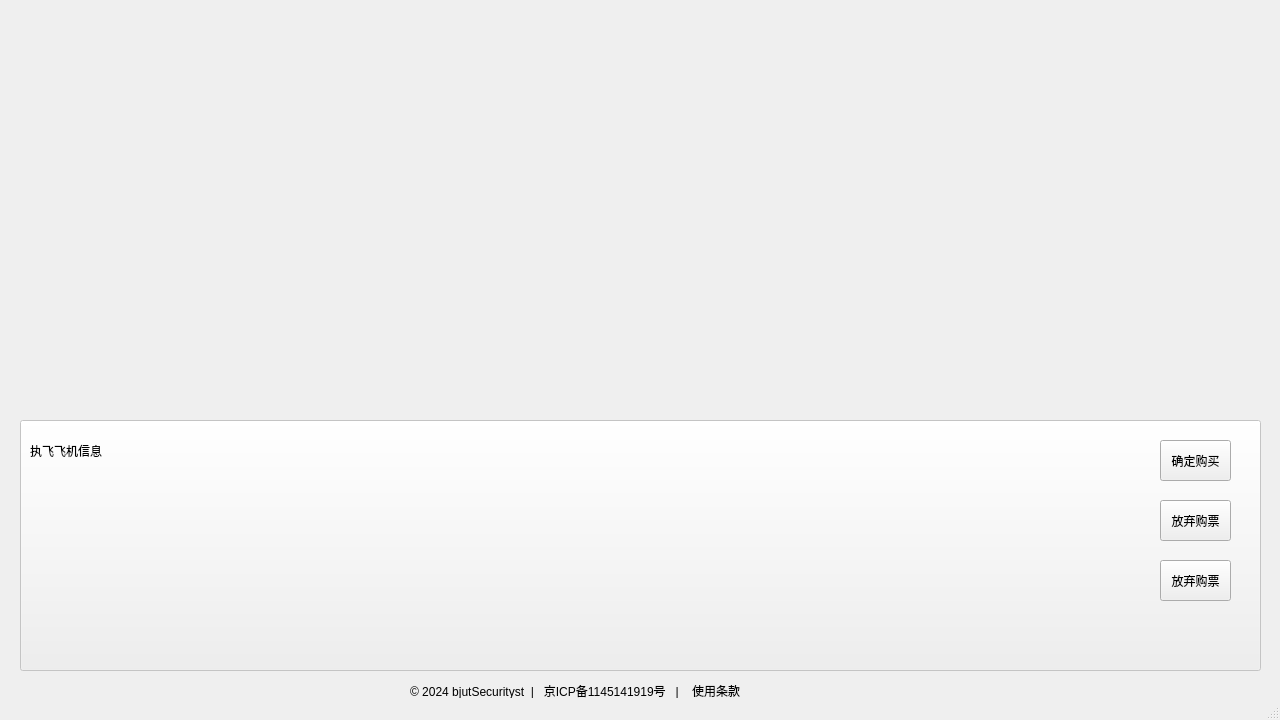
<?xml version="1.0" encoding="UTF-8"?>
<ui version="4.0">
 <class>ticketWindow</class>
 <widget class="QMainWindow" name="ticketWindow">
  <property name="geometry">
   <rect>
    <x>0</x>
    <y>0</y>
    <width>1280</width>
    <height>720</height>
   </rect>
  </property>
  <property name="minimumSize">
   <size>
    <width>1280</width>
    <height>720</height>
   </size>
  </property>
  <property name="maximumSize">
   <size>
    <width>1280</width>
    <height>720</height>
   </size>
  </property>
  <property name="windowTitle">
   <string>订购机票</string>
  </property>
  <property name="windowIcon">
   <iconset resource="ApplicationIcon.qrc">
    <normaloff>:/ApplicationIcon.png</normaloff>:/ApplicationIcon.png</iconset>
  </property>
  <widget class="QWidget" name="centralwidget">
   <widget class="QLabel" name="label">
    <property name="geometry">
     <rect>
      <x>300</x>
      <y>420</y>
      <width>831</width>
      <height>251</height>
     </rect>
    </property>
    <property name="sizePolicy">
     <sizepolicy hsizetype="Ignored" vsizetype="Ignored">
      <horstretch>0</horstretch>
      <verstretch>0</verstretch>
     </sizepolicy>
    </property>
    <property name="text">
     <string/>
    </property>
    <property name="scaledContents">
     <bool>true</bool>
    </property>
   </widget>
   <widget class="QWidget" name="verticalLayoutWidget">
    <property name="geometry">
     <rect>
      <x>140</x>
      <y>430</y>
      <width>171</width>
      <height>241</height>
     </rect>
    </property>
    <layout class="QVBoxLayout" name="verticalLayout"/>
   </widget>
   <widget class="QLabel" name="label_2">
    <property name="geometry">
     <rect>
      <x>30</x>
      <y>430</y>
      <width>101</width>
      <height>41</height>
     </rect>
    </property>
    <property name="styleSheet">
     <string notr="true">font: 12pt &quot;Microsoft YaHei UI&quot;;</string>
    </property>
    <property name="text">
     <string>执飞飞机信息</string>
    </property>
   </widget>
   <widget class="QWidget" name="verticalLayoutWidget_2">
    <property name="geometry">
     <rect>
      <x>29</x>
      <y>9</y>
      <width>1221</width>
      <height>411</height>
     </rect>
    </property>
    <layout class="QVBoxLayout" name="verticalLayout_2">
     <property name="spacing">
      <number>2</number>
     </property>
     <property name="sizeConstraint">
      <enum>QLayout::SizeConstraint::SetDefaultConstraint</enum>
     </property>
    </layout>
   </widget>
   <widget class="QLabel" name="label_9">
    <property name="geometry">
     <rect>
      <x>410</x>
      <y>680</y>
      <width>381</width>
      <height>21</height>
     </rect>
    </property>
    <property name="styleSheet">
     <string notr="true">font: 10pt &quot;Microsoft YaHei UI&quot;;</string>
    </property>
    <property name="text">
     <string>© 2024 bjutSecurityst  |   京ICP备1145141919号   |    使用条款</string>
    </property>
   </widget>
   <widget class="QPushButton" name="pushButton">
    <property name="enabled">
     <bool>false</bool>
    </property>
    <property name="geometry">
     <rect>
      <x>20</x>
      <y>420</y>
      <width>1241</width>
      <height>251</height>
     </rect>
    </property>
    <property name="text">
     <string/>
    </property>
   </widget>
   <widget class="QPushButton" name="pushButton_2">
    <property name="geometry">
     <rect>
      <x>1160</x>
      <y>440</y>
      <width>71</width>
      <height>41</height>
     </rect>
    </property>
    <property name="text">
     <string>确定购买</string>
    </property>
   </widget>
   <widget class="QPushButton" name="pushButton_3">
    <property name="geometry">
     <rect>
      <x>1160</x>
      <y>500</y>
      <width>71</width>
      <height>41</height>
     </rect>
    </property>
    <property name="text">
     <string>放弃购票</string>
    </property>
   </widget>
   <widget class="QPushButton" name="pushButton_4">
    <property name="geometry">
     <rect>
      <x>1160</x>
      <y>560</y>
      <width>71</width>
      <height>41</height>
     </rect>
    </property>
    <property name="text">
     <string>放弃购票</string>
    </property>
   </widget>
   <zorder>pushButton</zorder>
   <zorder>label</zorder>
   <zorder>verticalLayoutWidget</zorder>
   <zorder>label_2</zorder>
   <zorder>verticalLayoutWidget_2</zorder>
   <zorder>label_9</zorder>
   <zorder>pushButton_2</zorder>
   <zorder>pushButton_3</zorder>
   <zorder>pushButton_4</zorder>
  </widget>
  <widget class="QStatusBar" name="statusbar"/>
 </widget>
 <resources>
  <include location="ApplicationIcon.qrc"/>
 </resources>
 <connections/>
</ui>
